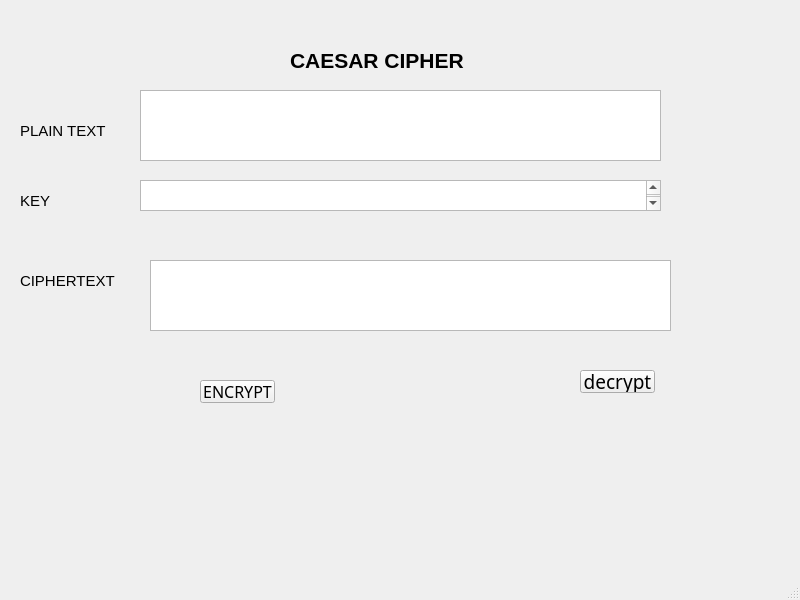
<?xml version="1.0" encoding="UTF-8"?>
<ui version="4.0">
 <class>MainWindow</class>
 <widget class="QMainWindow" name="MainWindow">
  <property name="geometry">
   <rect>
    <x>0</x>
    <y>0</y>
    <width>800</width>
    <height>600</height>
   </rect>
  </property>
  <property name="font">
   <font>
    <family>MS PGothic</family>
    <pointsize>14</pointsize>
   </font>
  </property>
  <property name="windowTitle">
   <string>MainWindow</string>
  </property>
  <widget class="QWidget" name="centralwidget">
   <widget class="QLabel" name="label">
    <property name="geometry">
     <rect>
      <x>290</x>
      <y>30</y>
      <width>261</width>
      <height>61</height>
     </rect>
    </property>
    <property name="font">
     <font>
      <family>Microsoft YaHei UI</family>
      <pointsize>16</pointsize>
      <weight>75</weight>
      <bold>true</bold>
     </font>
    </property>
    <property name="text">
     <string>CAESAR CIPHER</string>
    </property>
   </widget>
   <widget class="QLabel" name="label_2">
    <property name="geometry">
     <rect>
      <x>20</x>
      <y>100</y>
      <width>261</width>
      <height>61</height>
     </rect>
    </property>
    <property name="font">
     <font>
      <family>Microsoft YaHei UI</family>
      <pointsize>11</pointsize>
      <weight>50</weight>
      <bold>false</bold>
     </font>
    </property>
    <property name="text">
     <string>PLAIN TEXT</string>
    </property>
   </widget>
   <widget class="QLabel" name="label_3">
    <property name="geometry">
     <rect>
      <x>20</x>
      <y>250</y>
      <width>261</width>
      <height>61</height>
     </rect>
    </property>
    <property name="font">
     <font>
      <family>Microsoft YaHei UI</family>
      <pointsize>11</pointsize>
      <weight>50</weight>
      <bold>false</bold>
     </font>
    </property>
    <property name="text">
     <string>CIPHERTEXT</string>
    </property>
   </widget>
   <widget class="QLabel" name="label_4">
    <property name="geometry">
     <rect>
      <x>20</x>
      <y>170</y>
      <width>261</width>
      <height>61</height>
     </rect>
    </property>
    <property name="font">
     <font>
      <family>Microsoft YaHei UI</family>
      <pointsize>11</pointsize>
      <weight>50</weight>
      <bold>false</bold>
     </font>
    </property>
    <property name="text">
     <string>KEY</string>
    </property>
   </widget>
   <widget class="QPushButton" name="btn_decrypt">
    <property name="geometry">
     <rect>
      <x>580</x>
      <y>370</y>
      <width>75</width>
      <height>23</height>
     </rect>
    </property>
    <property name="text">
     <string>decrypt</string>
    </property>
   </widget>
   <widget class="QPushButton" name="btn_encrypt">
    <property name="geometry">
     <rect>
      <x>200</x>
      <y>380</y>
      <width>75</width>
      <height>23</height>
     </rect>
    </property>
    <property name="font">
     <font>
      <family>MS PGothic</family>
      <pointsize>12</pointsize>
     </font>
    </property>
    <property name="text">
     <string>ENCRYPT</string>
    </property>
   </widget>
   <widget class="QTextEdit" name="plaintexttxt">
    <property name="geometry">
     <rect>
      <x>140</x>
      <y>90</y>
      <width>521</width>
      <height>71</height>
     </rect>
    </property>
   </widget>
   <widget class="QTextEdit" name="keytxt">
    <property name="geometry">
     <rect>
      <x>140</x>
      <y>180</y>
      <width>521</width>
      <height>31</height>
     </rect>
    </property>
   </widget>
   <widget class="QTextEdit" name="ciphertext">
    <property name="geometry">
     <rect>
      <x>150</x>
      <y>260</y>
      <width>521</width>
      <height>71</height>
     </rect>
    </property>
   </widget>
  </widget>
  <widget class="QMenuBar" name="menubar">
   <property name="geometry">
    <rect>
     <x>0</x>
     <y>0</y>
     <width>800</width>
     <height>25</height>
    </rect>
   </property>
  </widget>
  <widget class="QStatusBar" name="statusbar"/>
 </widget>
 <resources/>
 <connections/>
</ui>
